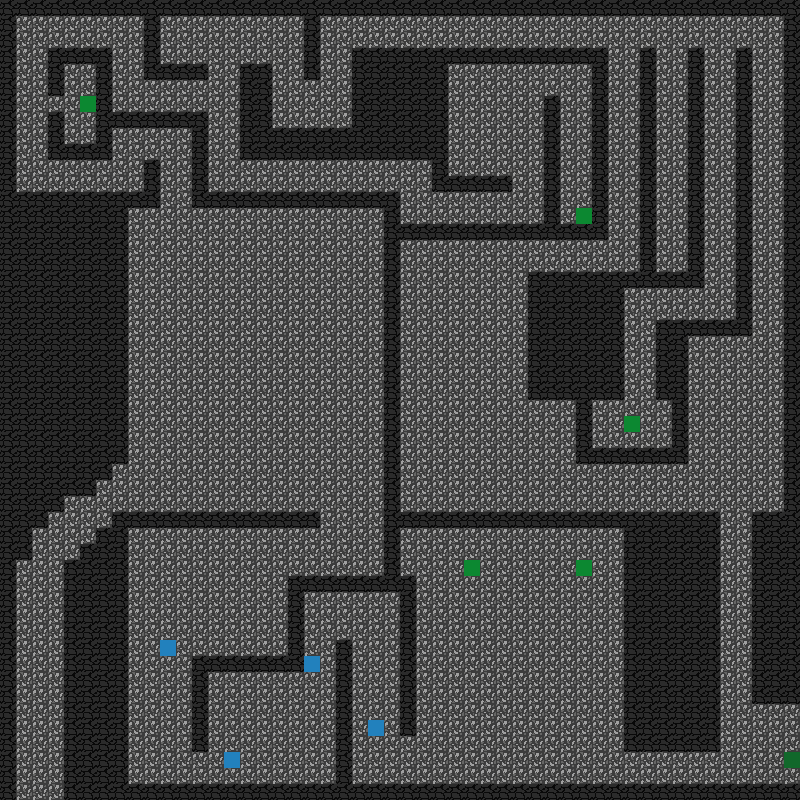

Below is a game level as drawn by its tile map, then a one-line description and the .tmx that defines it (tile-layer data replaced by summaries):
An orthogonal 50x50 tile map with 16x16 px tiles, 3 tile layers (sol, Calque de Tuiles 1, mur).

<map version="1.9" tiledversion="1.9.2" orientation="orthogonal" renderorder="right-down" width="50" height="50" tilewidth="16" tileheight="16" infinite="0" nextlayerid="4" nextobjectid="1">
 <editorsettings>
  <export format="json" />
 </editorsettings>
 <tileset firstgid="1" source="Tileset.tsx" />
 <layer id="2" name="sol" width="50" height="50">
  <data>[2500 cells, 2500 non-empty, 2 distinct tile ids]</data>
 </layer>
 <layer id="1" name="Calque de Tuiles 1" width="50" height="50">
  <data>[2500 cells, 661 non-empty, 4 distinct tile ids]</data>
 </layer>
 <layer id="3" name="mur" width="50" height="50">
  <data>[2500 cells, 883 non-empty, 1 distinct tile ids]</data>
 </layer>
</map>
